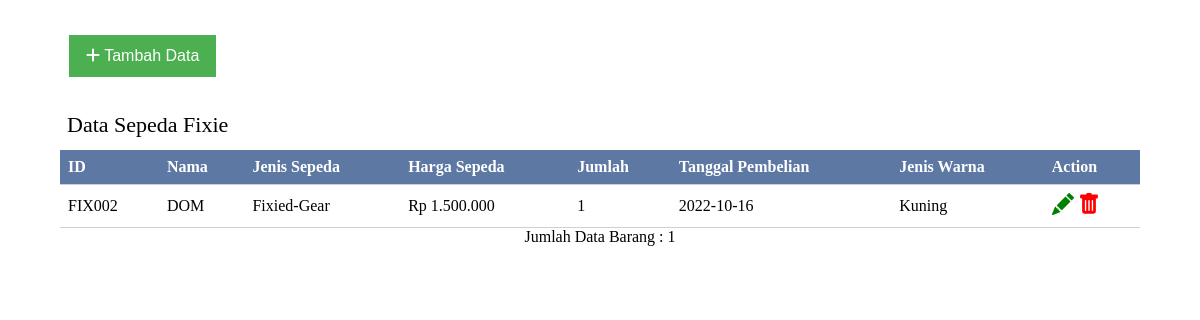
Screenshot of /fixie/index.php with the database file from the repository.
### tables this page shows
CREATE TABLE `tb_fixie` (
  `id_fixie` char(10) NOT NULL,
  `nama` varchar(25) NOT NULL,
  `jenis_sepeda` varchar(25) NOT NULL,
  `harga` varchar(25) NOT NULL,
  `jumlah` int(11) NOT NULL,
  `tanggal` date NOT NULL,
  `jenis_warna` varchar(25) NOT NULL
);

### fixie/lihat.php (the view, shortened to what this page needs)
<!DOCTYPE html>
<html lang="en">
<head>
</head>
<body>
    <a href="tambah.php"><button class="tambah" ><i class="fa-solid fa-plus"></i> Tambah Data</button></a>
    <p class="info">Data Sepeda Fixie</p>
    <table>
        <tr>
            <th>ID</th>
            <th>Nama</th>
            <th>Jenis Sepeda</th>
            <th>Harga Sepeda</th>
            <th>Jumlah</th>
            <th>Tanggal Pembelian</th>
            <th>Jenis Warna</th>
            <th>Action</th>
        </tr>
        <?php
        include "..\koneksi.php";
        $tampil = "SELECT * FROM tb_fixie";
        $query = $dbh->query($tampil);
        foreach ($query as $data ){
        ?>
        <tr>
            <td><?php echo $data ['id_fixie']?></td>
            <td><?php echo $data ['nama']?></td>
            <td><?php echo $data ['jenis_sepeda']?></td>
            <td><?php echo $data ['harga']?></td>
            <td><?php echo $data ['jumlah']?></td>
            <td><?php echo $data ['tanggal']?></td>
            <td><?php echo $data ['jenis_warna']?></td>
            <td colspan='2'>
                <a class="ubah"  href="ubah.php?id_fixie=<?php echo $data ['id_fixie']?>" onclick="return confirm('Ingin Mengubah Data?');" role="button">
                </a>
                <a class="hapus" href="hapus.php?id_fixie=<?php echo $data ['id_fixie']?>" onclick="return confirm('Ingin Mengapus Data?');" role="button">
                </a>
            </td>
        </tr>
        <?php
		}
		?>
    </table>
        <?php
            $nRows = $dbh->query('select count(*) from tb_fixie')->fetchColumn();
		    echo "<p class=jumlahdata>Jumlah Data Barang : $nRows </p>";
        ?>
</body>
</html>

### fixie/lihat.php (style rules this page uses)
* { margin: 0; padding: 0; }
button { background-color: #4CAF50; border: 4px; color: white; padding: 12px 17px; text-align: center; text-decoration: none; display: inline-block; font-size: 16px; margin: 35px 69px; cursor: pointer; }
.info { color:black; font-size:22px; padding-left:67px; margin-bottom:12px; }
table { border-collapse: collapse; width: 90%; margin: auto; }
th, td { text-align: left; padding: 8px; border-bottom:1px solid #cad1db; }
th { background-color: #5d78a3; color: white; }
.ubah { height:24px; width:24px; text-decoration: none; color:green; }
.hapus { text-decoration: none; color:red; }
.jumlahdata { text-align:center; }

### rows the page displays
tb_fixie: id_fixie "FIX002", nama "DOM", jenis_sepeda "Fixied-Gear", harga "Rp 1.500.000", jumlah "1", tanggal "2022-10-16", jenis_warna "Kuning"

### other values shown
$nRows "1"
